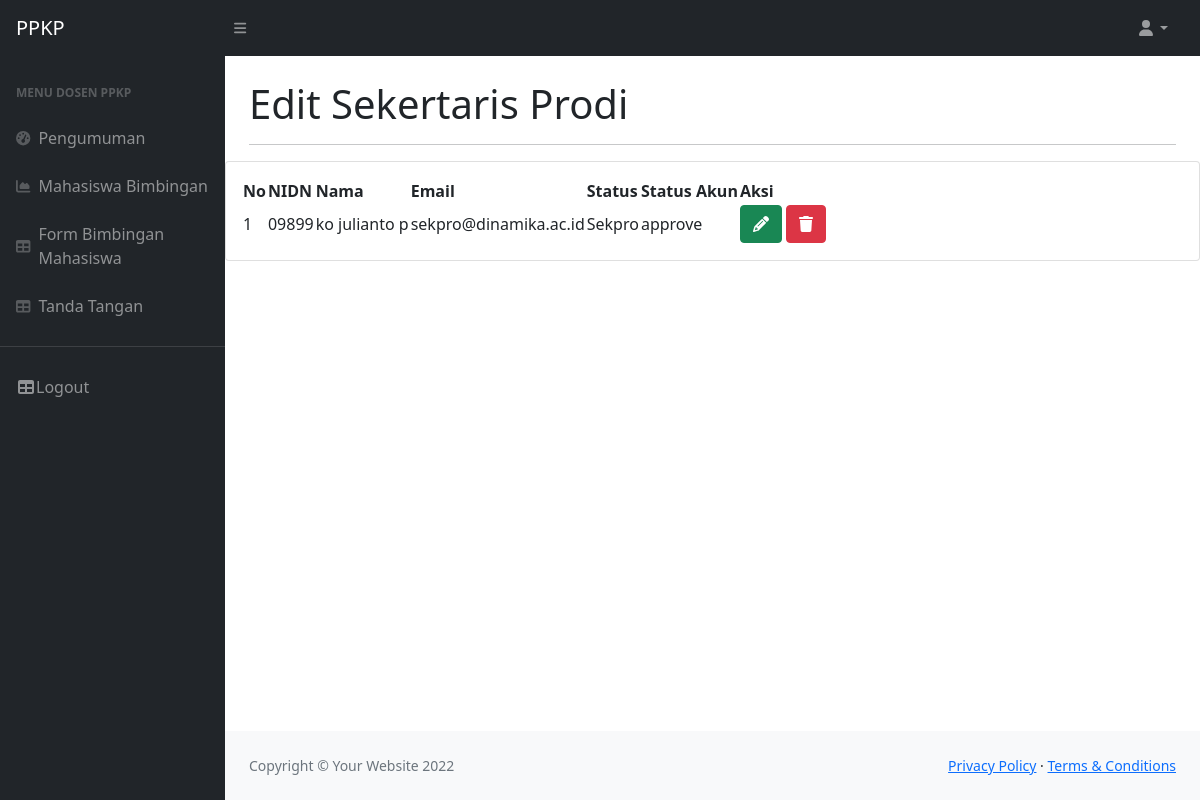
Page /Editing-sekpro.php on the committed database.
### tables this page shows
CREATE TABLE `sekpro` (
  `id` int(11) NOT NULL,
  `id_user` int(11) NOT NULL,
  `nidn` varchar(50) NOT NULL,
  `prodi` varchar(100) NOT NULL,
  `nama` varchar(200) NOT NULL,
  `email` varchar(50) NOT NULL,
  `status` varchar(50) NOT NULL,
  `status_akun` varchar(50) NOT NULL
);

### Editing-sekpro.php (the view, shortened to what this page needs)
<!DOCTYPE html>
<html lang="en">
    <head>
        <link href="https://cdn.jsdelivr.net/npm/simple-datatables@latest/dist/style.css" rel="stylesheet" />
        <link href="css/styles.css" rel="stylesheet" />
        <link href="vendor/fontawesome-free/css/all.min.css" rel="stylesheet" type="text/css">
    </head>
    <body class="sb-nav-fixed">
    <?php
        require('_partial/navbar.php');
            require('_partial/sidebar.php');
            ?>
                <main>
                    <div class="container-fluid px-4">
                        <h1 class="mt-4">Edit Sekertaris Prodi</h1>
                        <hr>
                    </div>
                    <div class="card mb-4">
                            <div class="card-body">
                                <table id="datatablesSimple">
                                    <thead>
                                        <tr>
                                            <th>No</th>
                                            <th>NIDN</th>
                                            <th>Nama </th>
                                            <th>Email</th>
                                            <th>Status</th>
                                            <th>Status Akun</th>
                                            <th>Aksi</th>
                                        </tr>
                                    </thead>
                                    <tbody>
                                    <?php
                       $no=1;
                          $sql = 'SELECT * from sekpro';
                          $query = mysqli_query($koneksi, $sql);
                             while ($row = mysqli_fetch_array($query))
                                {
                                 ?>
                                  <tr>
                                  <td>
                                    <?= $no++;?></td>
                                      <td><?= $row['nidn']; ?></td>
                                      <td><?= $row['nama'];?></td>
                                      <td><?= $row['email'];?></td>
                                      <td><?= $row['status'];?></td>
                                      <td><?= $row['status_akun'];?></td>
                                      <td><a class="btn btn-success" data-toggle="modal" data-target="#modal<?php echo $row['id'];?>"><i class="fa fa-pencil"></i></a>
                                      <a href="delete/delete-sekpro.php?hal=delete&id=<?= $row['id'];?>"
                                      class='btn btn-danger p-auto' onclick="return confirm('Data ini akan terhapus anda yakin?');"><i
                                         class='fa fa-trash'></i></a>
                                    </td>
                                  </tr>
                          <?php
                            }
                            ?>
                                    </tbody>
                                </table>
                            </div>
                        </div>
                </main>
                <?php
                require('_partial/footer.php')
                ?>
    </body>
</html>

### rows in the picture
sekpro: nidn "09899", nama "ko julianto p", email "sekpro@dinamika.ac.id", status "Sekpro", status_akun "approve"
